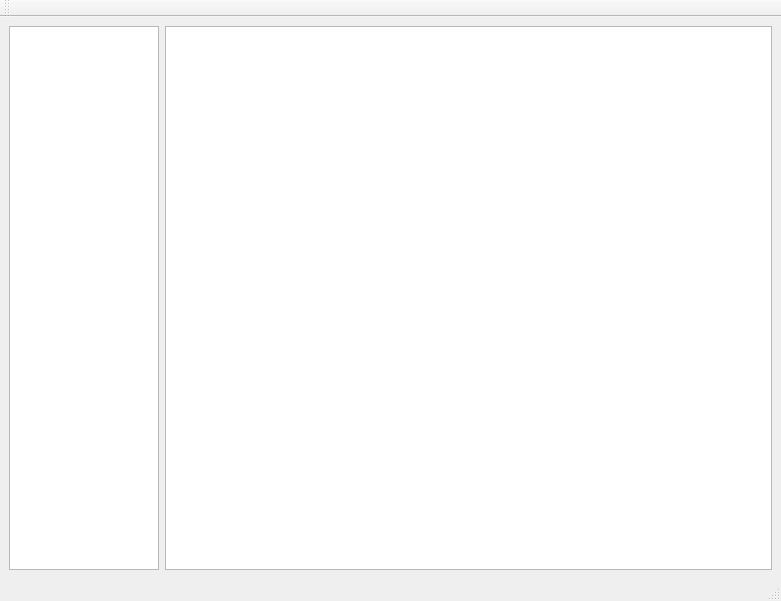
<?xml version="1.0" encoding="UTF-8"?>
<ui version="4.0">
 <class>MainWindow</class>
 <widget class="QMainWindow" name="MainWindow">
  <property name="geometry">
   <rect>
    <x>0</x>
    <y>0</y>
    <width>781</width>
    <height>601</height>
   </rect>
  </property>
  <property name="windowTitle">
   <string>My File Manager</string>
  </property>
  <property name="windowIcon">
   <iconset resource="resource.qrc">
    <normaloff>:/icons/folder.png</normaloff>:/icons/folder.png</iconset>
  </property>
  <widget class="QWidget" name="centralwidget">
   <layout class="QGridLayout" name="gridLayout">
    <item row="0" column="1">
     <widget class="QListView" name="listView">
      <property name="dragDropMode">
       <enum>QAbstractItemView::NoDragDrop</enum>
      </property>
      <property name="viewMode">
       <enum>QListView::IconMode</enum>
      </property>
     </widget>
    </item>
    <item row="0" column="0">
     <widget class="QListView" name="favour">
      <property name="maximumSize">
       <size>
        <width>150</width>
        <height>16777215</height>
       </size>
      </property>
     </widget>
    </item>
   </layout>
  </widget>
  <widget class="QMenuBar" name="menubar">
   <property name="geometry">
    <rect>
     <x>0</x>
     <y>0</y>
     <width>781</width>
     <height>22</height>
    </rect>
   </property>
  </widget>
  <widget class="QStatusBar" name="statusbar"/>
  <widget class="QToolBar" name="toolBar">
   <property name="windowTitle">
    <string>toolBar</string>
   </property>
   <property name="iconSize">
    <size>
     <width>32</width>
     <height>32</height>
    </size>
   </property>
   <attribute name="toolBarArea">
    <enum>TopToolBarArea</enum>
   </attribute>
   <attribute name="toolBarBreak">
    <bool>false</bool>
   </attribute>
  </widget>
  <action name="actionBack">
   <property name="icon">
    <iconset resource="resource.qrc">
     <normaloff>:/icons/back.png</normaloff>:/icons/back.png</iconset>
   </property>
   <property name="text">
    <string>Back</string>
   </property>
   <property name="toolTip">
    <string>Назад</string>
   </property>
  </action>
  <action name="actionForward">
   <property name="icon">
    <iconset resource="resource.qrc">
     <normaloff>:/icons/forward.png</normaloff>:/icons/forward.png</iconset>
   </property>
   <property name="text">
    <string>Forward</string>
   </property>
   <property name="toolTip">
    <string>Вперед</string>
   </property>
  </action>
  <action name="actionFullScreen">
   <property name="icon">
    <iconset resource="resource.qrc">
     <normaloff>:/icons/fullScreen.png</normaloff>:/icons/fullScreen.png</iconset>
   </property>
   <property name="text">
    <string>FullScreen</string>
   </property>
   <property name="toolTip">
    <string>Полноэкранный режим</string>
   </property>
   <property name="shortcut">
    <string>Ctrl+Shift+F11</string>
   </property>
  </action>
  <action name="actionAbout">
   <property name="icon">
    <iconset resource="resource.qrc">
     <normaloff>:/icons/about.png</normaloff>:/icons/about.png</iconset>
   </property>
   <property name="text">
    <string>About</string>
   </property>
   <property name="toolTip">
    <string>О программе</string>
   </property>
   <property name="shortcut">
    <string>F1</string>
   </property>
  </action>
  <action name="actionDayNight">
   <property name="icon">
    <iconset resource="resource.qrc">
     <normaloff>:/icons/classic.png</normaloff>:/icons/classic.png</iconset>
   </property>
   <property name="text">
    <string>DayNight</string>
   </property>
   <property name="toolTip">
    <string>День/Ночь</string>
   </property>
  </action>
  <action name="actionView">
   <property name="icon">
    <iconset resource="resource.qrc">
     <normaloff>:/icons/icons2.png</normaloff>:/icons/icons2.png</iconset>
   </property>
   <property name="text">
    <string>View</string>
   </property>
   <property name="toolTip">
    <string>Вид</string>
   </property>
  </action>
  <action name="actionExit">
   <property name="icon">
    <iconset resource="resource.qrc">
     <normaloff>:/icons/exit.png</normaloff>:/icons/exit.png</iconset>
   </property>
   <property name="text">
    <string>Exit</string>
   </property>
   <property name="toolTip">
    <string>Выход</string>
   </property>
  </action>
  <action name="actionSearch">
   <property name="icon">
    <iconset resource="resource.qrc">
     <normaloff>:/icons/advancedSearch.png</normaloff>:/icons/advancedSearch.png</iconset>
   </property>
   <property name="text">
    <string>Search</string>
   </property>
   <property name="toolTip">
    <string>Поиск</string>
   </property>
  </action>
  <action name="actionSettings">
   <property name="icon">
    <iconset resource="resource.qrc">
     <normaloff>:/icons/settings.png</normaloff>:/icons/settings.png</iconset>
   </property>
   <property name="text">
    <string>Settings</string>
   </property>
   <property name="toolTip">
    <string>Настройки</string>
   </property>
  </action>
 </widget>
 <resources>
  <include location="resource.qrc"/>
 </resources>
 <connections/>
</ui>
